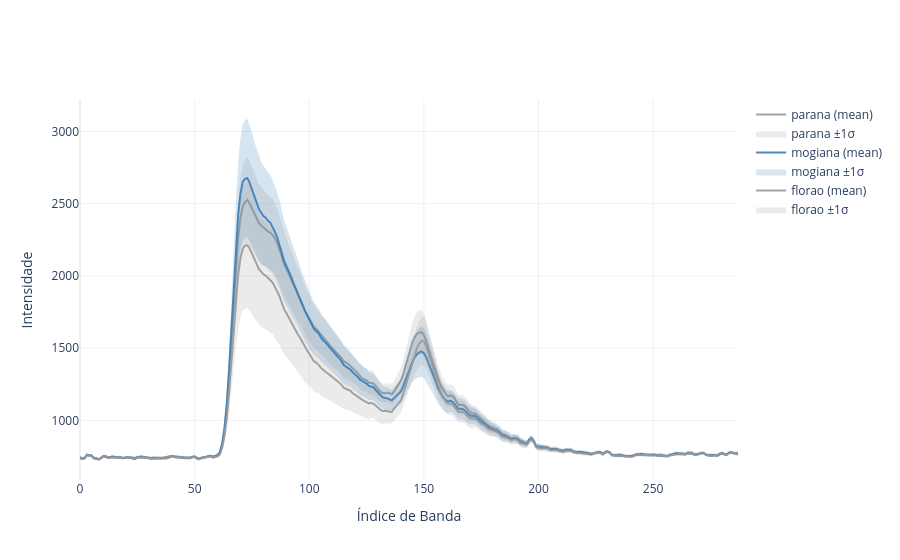

Notebook cell for this chart:
### Code cell
fig = plot_curve_mean_by_region(df,
                    'beverage_type',
                    "",
                    column_class='especial')

fig.show()

### Figure 1 — Plotly figure (JSON) as saved in the notebook; plotly's stock layout.template omitted (floating-point values rounded to 4 significant figures; data arrays with more than 128 entries replaced by an {"elided": "..."} marker saying what was removed)
{"data": [{"hoverinfo": "skip", "line": {"width": 0}, "mode": "lines", "showlegend": false, "type": "scatter", "x": {"elided": "288 int values"}, "y": {"elided": "288 float values"}}, {"fill": "tonexty", "fillcolor": "rgba(153, 153, 153, 0.2)", "hoverinfo": "skip", "line": {"width": 0}, "mode": "lines", "name": "florao ±1σ", "type": "scatter", "x": {"elided": "288 int values"}, "y": {"elided": "288 float values"}}, {"line": {"color": "rgba(153, 153, 153, 0.9)", "width": 2}, "mode": "lines", "name": "florao (mean)", "type": "scatter", "x": {"elided": "288 int values"}, "y": {"elided": "288 float values"}}, {"hoverinfo": "skip", "line": {"width": 0}, "mode": "lines", "showlegend": false, "type": "scatter", "x": {"elided": "288 int values"}, "y": {"elided": "288 float values"}}, {"fill": "tonexty", "fillcolor": "rgba(55, 126, 184, 0.2)", "hoverinfo": "skip", "line": {"width": 0}, "mode": "lines", "name": "mogiana ±1σ", "type": "scatter", "x": {"elided": "288 int values"}, "y": {"elided": "288 float values"}}, {"line": {"color": "rgba(55, 126, 184, 0.9)", "width": 2}, "mode": "lines", "name": "mogiana (mean)", "type": "scatter", "x": {"elided": "288 int values"}, "y": {"elided": "288 float values"}}, {"hoverinfo": "skip", "line": {"width": 0}, "mode": "lines", "showlegend": false, "type": "scatter", "x": {"elided": "288 int values"}, "y": {"elided": "288 float values"}}, {"fill": "tonexty", "fillcolor": "rgba(153, 153, 153, 0.2)", "hoverinfo": "skip", "line": {"width": 0}, "mode": "lines", "name": "parana ±1σ", "type": "scatter", "x": {"elided": "288 int values"}, "y": {"elided": "288 float values"}}, {"line": {"color": "rgba(153, 153, 153, 0.9)", "width": 2}, "mode": "lines", "name": "parana (mean)", "type": "scatter", "x": {"elided": "288 int values"}, "y": {"elided": "288 float values"}}], "layout": {"title": {"text": ""}, "xaxis": {"title": {"text": "Índice de Banda"}}, "yaxis": {"title": {"text": "Intensidade"}}}}
